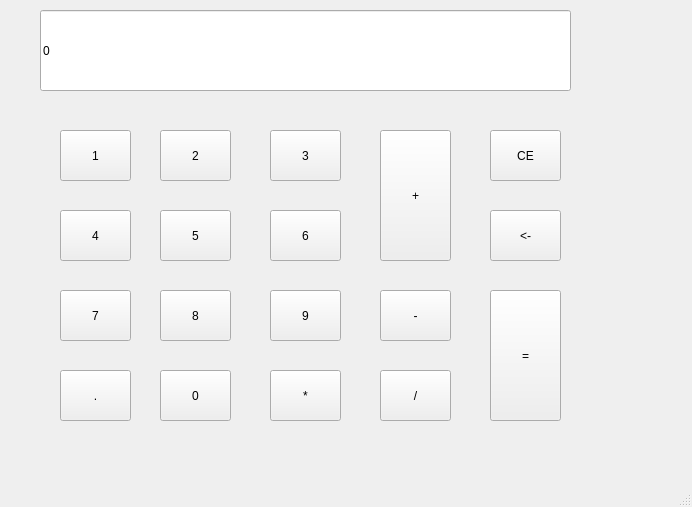
<?xml version="1.0" encoding="UTF-8"?>
<ui version="4.0">
 <class>MainWindow</class>
 <widget class="QMainWindow" name="MainWindow">
  <property name="geometry">
   <rect>
    <x>0</x>
    <y>0</y>
    <width>692</width>
    <height>507</height>
   </rect>
  </property>
  <property name="windowTitle">
   <string>彭益多的计算器</string>
  </property>
  <widget class="QWidget" name="centralwidget">
   <widget class="QLineEdit" name="lineEdit">
    <property name="geometry">
     <rect>
      <x>40</x>
      <y>10</y>
      <width>531</width>
      <height>81</height>
     </rect>
    </property>
    <property name="layoutDirection">
     <enum>Qt::LeftToRight</enum>
    </property>
    <property name="text">
     <string>0</string>
    </property>
   </widget>
   <widget class="QWidget" name="widget" native="true">
    <property name="geometry">
     <rect>
      <x>30</x>
      <y>90</y>
      <width>351</width>
      <height>361</height>
     </rect>
    </property>
    <widget class="QPushButton" name="pushButton_1">
     <property name="geometry">
      <rect>
       <x>30</x>
       <y>40</y>
       <width>71</width>
       <height>51</height>
      </rect>
     </property>
     <property name="text">
      <string>1</string>
     </property>
    </widget>
    <widget class="QPushButton" name="pushButton_2">
     <property name="geometry">
      <rect>
       <x>130</x>
       <y>40</y>
       <width>71</width>
       <height>51</height>
      </rect>
     </property>
     <property name="text">
      <string>2</string>
     </property>
    </widget>
    <widget class="QPushButton" name="pushButton_3">
     <property name="geometry">
      <rect>
       <x>240</x>
       <y>40</y>
       <width>71</width>
       <height>51</height>
      </rect>
     </property>
     <property name="text">
      <string>3</string>
     </property>
    </widget>
    <widget class="QPushButton" name="pushButton_4">
     <property name="geometry">
      <rect>
       <x>30</x>
       <y>120</y>
       <width>71</width>
       <height>51</height>
      </rect>
     </property>
     <property name="text">
      <string>4</string>
     </property>
    </widget>
    <widget class="QPushButton" name="pushButton_5">
     <property name="geometry">
      <rect>
       <x>130</x>
       <y>120</y>
       <width>71</width>
       <height>51</height>
      </rect>
     </property>
     <property name="text">
      <string>5</string>
     </property>
    </widget>
    <widget class="QPushButton" name="pushButton_6">
     <property name="geometry">
      <rect>
       <x>240</x>
       <y>120</y>
       <width>71</width>
       <height>51</height>
      </rect>
     </property>
     <property name="text">
      <string>6</string>
     </property>
    </widget>
    <widget class="QPushButton" name="pushButton_7">
     <property name="geometry">
      <rect>
       <x>30</x>
       <y>200</y>
       <width>71</width>
       <height>51</height>
      </rect>
     </property>
     <property name="text">
      <string>7</string>
     </property>
    </widget>
    <widget class="QPushButton" name="pushButton_8">
     <property name="geometry">
      <rect>
       <x>130</x>
       <y>200</y>
       <width>71</width>
       <height>51</height>
      </rect>
     </property>
     <property name="text">
      <string>8</string>
     </property>
    </widget>
    <widget class="QPushButton" name="pushButton_9">
     <property name="geometry">
      <rect>
       <x>240</x>
       <y>200</y>
       <width>71</width>
       <height>51</height>
      </rect>
     </property>
     <property name="text">
      <string>9</string>
     </property>
    </widget>
    <widget class="QPushButton" name="pushButton_point">
     <property name="geometry">
      <rect>
       <x>30</x>
       <y>280</y>
       <width>71</width>
       <height>51</height>
      </rect>
     </property>
     <property name="text">
      <string>.</string>
     </property>
    </widget>
    <widget class="QPushButton" name="pushButton_0">
     <property name="geometry">
      <rect>
       <x>130</x>
       <y>280</y>
       <width>71</width>
       <height>51</height>
      </rect>
     </property>
     <property name="text">
      <string>0</string>
     </property>
    </widget>
    <widget class="QPushButton" name="pushButton_multiply">
     <property name="geometry">
      <rect>
       <x>240</x>
       <y>280</y>
       <width>71</width>
       <height>51</height>
      </rect>
     </property>
     <property name="text">
      <string>*</string>
     </property>
    </widget>
   </widget>
   <widget class="QPushButton" name="pushButton_subtract">
    <property name="geometry">
     <rect>
      <x>380</x>
      <y>290</y>
      <width>71</width>
      <height>51</height>
     </rect>
    </property>
    <property name="text">
     <string>-</string>
    </property>
   </widget>
   <widget class="QPushButton" name="pushButton_divide">
    <property name="geometry">
     <rect>
      <x>380</x>
      <y>370</y>
      <width>71</width>
      <height>51</height>
     </rect>
    </property>
    <property name="text">
     <string>/</string>
    </property>
   </widget>
   <widget class="QPushButton" name="pushButton_delete">
    <property name="geometry">
     <rect>
      <x>490</x>
      <y>210</y>
      <width>71</width>
      <height>51</height>
     </rect>
    </property>
    <property name="text">
     <string>&lt;-</string>
    </property>
   </widget>
   <widget class="QPushButton" name="pushButton_clear">
    <property name="geometry">
     <rect>
      <x>490</x>
      <y>130</y>
      <width>71</width>
      <height>51</height>
     </rect>
    </property>
    <property name="text">
     <string>CE</string>
    </property>
   </widget>
   <widget class="QPushButton" name="pushButton_add">
    <property name="geometry">
     <rect>
      <x>380</x>
      <y>130</y>
      <width>71</width>
      <height>131</height>
     </rect>
    </property>
    <property name="text">
     <string>+</string>
    </property>
   </widget>
   <widget class="QPushButton" name="pushButton_equal">
    <property name="geometry">
     <rect>
      <x>490</x>
      <y>290</y>
      <width>71</width>
      <height>131</height>
     </rect>
    </property>
    <property name="text">
     <string>=</string>
    </property>
   </widget>
  </widget>
  <widget class="QMenuBar" name="menubar">
   <property name="geometry">
    <rect>
     <x>0</x>
     <y>0</y>
     <width>692</width>
     <height>21</height>
    </rect>
   </property>
  </widget>
  <widget class="QStatusBar" name="statusbar"/>
 </widget>
 <resources/>
 <connections/>
</ui>
